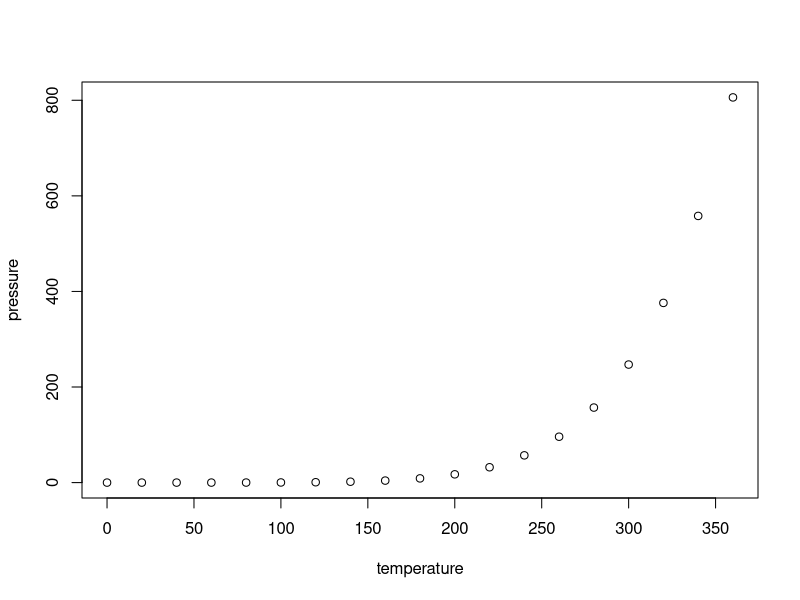
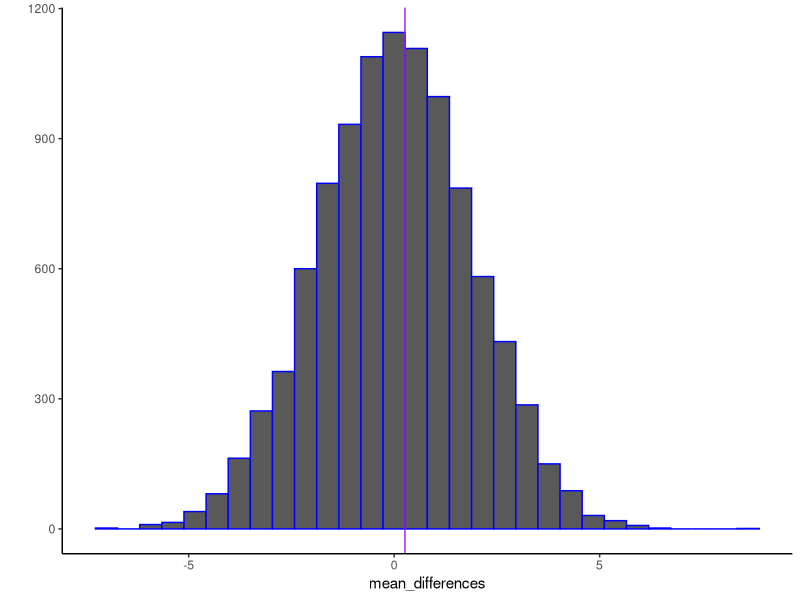

R code for these plots, in order:
## ---- chunk 1
knitr::opts_chunk$set(echo = TRUE)
## ---- chunk 2
summary(cars)
## ---- chunk 3
plot(pressure)
## ---- chunk 4

 library(ggplot2)
 
 
 
 group_1 <- rnorm(50,65,10)
 group_2 <- rnorm(50,65,10)


 mean(group_1)

 mean(group_2)
 
 mean(group_1)-mean(group_2)


 all_scores <- c(group_1,group_2)
 resample <- sample(all_scores)
 new_1_mean <- mean(resample[1:50])
 new_2_mean <- mean(resample[51:100])
 new_difference <- new_1_mean-new_2_mean
 new_difference
 
 mean_differences <- c()
 for(i in 1:10000){
   resample <- sample(all_scores)
   new_1_mean <- mean(resample[1:50])
   new_2_mean <- mean(resample[51:100])
   mean_differences[i] <- new_1_mean-new_2_mean
 }


 qplot(mean_differences)+
   geom_histogram(color="blue")+
   geom_vline(xintercept=mean(group_1) - mean(group_2), color ="purple")+
   theme_classic()


 length(mean_differences[mean_differences >= 4]) / length(mean_differences)

## ---- chunk 5
sample(1:5)

